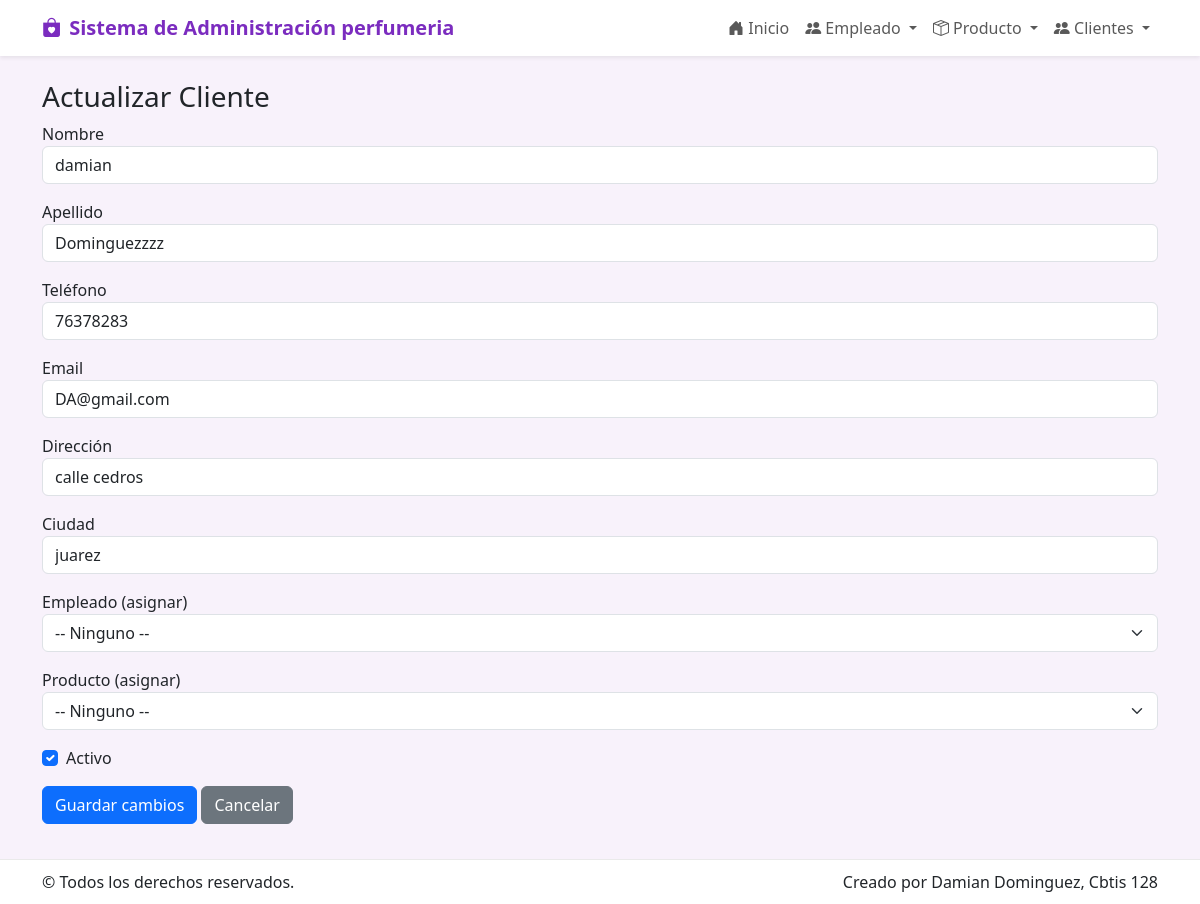
The app's page /cliente/actualizar/1/ with its own data.
### app_perfumeria/models.py (models this page shows, shortened)
class Cliente(models.Model):
    nombre = models.CharField(max_length=100)
    apellido = models.CharField(max_length=100)
    telefono = models.CharField(max_length=20, blank=True, null=True)
    email = models.EmailField(blank=True, null=True)
    direccion = models.CharField(max_length=250, blank=True, null=True)
    ciudad = models.CharField(max_length=100, blank=True, null=True)
    empleado = models.ForeignKey('Empleado', on_delete=models.SET_NULL, blank=True, null=True, related_name='clientes')
    productos = models.ManyToManyField('Producto', related_name='clientes', blank=True)
    fecha_registro = models.DateField(auto_now_add=True)
    activo = models.BooleanField(default=True)

### app_perfumeria/views.py (the view, shortened to what this page needs)
# urls.py: path('cliente/actualizar/<int:cliente_id>/', views.actualizar_cliente, name='actualizar_cliente'),
def actualizar_cliente(request, cliente_id):
    cliente = get_object_or_404(Cliente, id=cliente_id)
    empleados = Empleado.objects.filter(activo=True)
    productos = Producto.objects.filter(activo=True)
    return render(request, 'cliente/actualizar_cliente.html', {
        'cliente': cliente,
        'empleados': empleados,
        'productos': productos
    })

### app_perfumeria/templates/cliente/actualizar_cliente.html (shortened to what this page needs)
{% extends 'base.html' %}
{% block content %}
<h3>Actualizar Cliente</h3>
<form method="post" action="{% url 'realizar_actualizacion_cliente' cliente.id %}">
  <div class="mb-3"><label>Nombre</label><input class="form-control" name="nombre" value="{{ cliente.nombre }}"></div>
  <div class="mb-3"><label>Apellido</label><input class="form-control" name="apellido" value="{{ cliente.apellido }}"></div>
  <div class="mb-3"><label>Teléfono</label><input class="form-control" name="telefono" value="{{ cliente.telefono }}"></div>
  <div class="mb-3"><label>Email</label><input type="email" class="form-control" name="email" value="{{ cliente.email }}"></div>
  <div class="mb-3"><label>Dirección</label><input class="form-control" name="direccion" value="{{ cliente.direccion }}"></div>
  <div class="mb-3"><label>Ciudad</label><input class="form-control" name="ciudad" value="{{ cliente.ciudad }}"></div>
  <div class="mb-3">
    <label>Empleado (asignar)</label>
    <select name="empleado" class="form-select">
      <option value="">-- Ninguno --</option>
    </select>
  </div>
  <div class="mb-3">
    <label>Producto (asignar)</label>
    <select name="producto" class="form-select">
      <option value="">-- Ninguno --</option>
    </select>
  </div>
  <div class="form-check mb-3">
    <input type="checkbox" class="form-check-input" id="activo" name="activo" {% if cliente.activo %}checked{% endif %}>
    <label class="form-check-label" for="activo">Activo</label>
  </div>
  <button class="btn btn-primary">Guardar cambios</button>
  <a class="btn btn-secondary" href="{% url 'ver_cliente' %}">Cancelar</a>
</form>
{% endblock %}

### app_perfumeria/templates/base.html (style rules this page uses)
:root { --morado: #7b2cbf; --rosa: #ff6bcb; --suave: #f8f2fb; }
body { background: var(--suave); }

### records on screen
Cliente: nombre "damian", apellido "Dominguezzzz", telefono "76378283", email "DA@gmail.com", direccion "calle cedros", ciudad "juarez", activo "☑"
